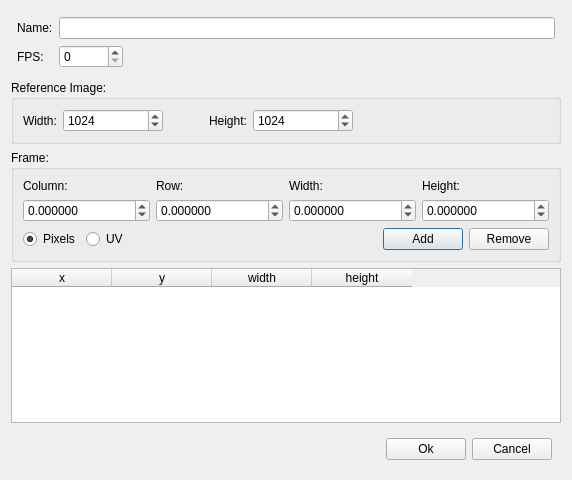
<?xml version="1.0" encoding="UTF-8"?>
<ui version="4.0">
 <class>SequenceWindow</class>
 <widget class="QDialog" name="SequenceWindow">
  <property name="geometry">
   <rect>
    <x>0</x>
    <y>0</y>
    <width>572</width>
    <height>480</height>
   </rect>
  </property>
  <property name="windowTitle">
   <string>Sequence</string>
  </property>
  <property name="windowIcon">
   <iconset resource="MagicGameEditor.qrc">
    <normaloff>:/MagicGameEditor/Icons/magic3d.ico</normaloff>:/MagicGameEditor/Icons/magic3d.ico</iconset>
  </property>
  <property name="modal">
   <bool>true</bool>
  </property>
  <layout class="QVBoxLayout" name="verticalLayout">
   <item>
    <widget class="QWidget" name="widget_4" native="true">
     <layout class="QGridLayout" name="gridLayout_2">
      <property name="leftMargin">
       <number>6</number>
      </property>
      <property name="topMargin">
       <number>6</number>
      </property>
      <property name="rightMargin">
       <number>6</number>
      </property>
      <property name="bottomMargin">
       <number>6</number>
      </property>
      <item row="1" column="0">
       <widget class="QLabel" name="label_2">
        <property name="text">
         <string>FPS:</string>
        </property>
       </widget>
      </item>
      <item row="0" column="3">
       <widget class="QLineEdit" name="txtName"/>
      </item>
      <item row="0" column="0">
       <widget class="QLabel" name="label">
        <property name="text">
         <string>Name:</string>
        </property>
       </widget>
      </item>
      <item row="1" column="3">
       <widget class="QWidget" name="widget_5" native="true">
        <layout class="QHBoxLayout" name="horizontalLayout">
         <property name="leftMargin">
          <number>0</number>
         </property>
         <property name="topMargin">
          <number>0</number>
         </property>
         <property name="rightMargin">
          <number>0</number>
         </property>
         <property name="bottomMargin">
          <number>0</number>
         </property>
         <item>
          <widget class="QSpinBox" name="txtFPS">
           <property name="minimumSize">
            <size>
             <width>64</width>
             <height>0</height>
            </size>
           </property>
           <property name="maximum">
            <number>999</number>
           </property>
          </widget>
         </item>
         <item>
          <spacer name="horizontalSpacer_5">
           <property name="orientation">
            <enum>Qt::Horizontal</enum>
           </property>
           <property name="sizeHint" stdset="0">
            <size>
             <width>40</width>
             <height>20</height>
            </size>
           </property>
          </spacer>
         </item>
        </layout>
       </widget>
      </item>
     </layout>
    </widget>
   </item>
   <item>
    <widget class="QGroupBox" name="pnlReference">
     <property name="title">
      <string>Reference Image:</string>
     </property>
     <layout class="QHBoxLayout" name="horizontalLayout_3">
      <property name="leftMargin">
       <number>9</number>
      </property>
      <property name="topMargin">
       <number>9</number>
      </property>
      <property name="rightMargin">
       <number>9</number>
      </property>
      <property name="bottomMargin">
       <number>9</number>
      </property>
      <item>
       <widget class="QLabel" name="label_7">
        <property name="layoutDirection">
         <enum>Qt::RightToLeft</enum>
        </property>
        <property name="text">
         <string>Width:</string>
        </property>
       </widget>
      </item>
      <item>
       <widget class="QSpinBox" name="txtImgWidth">
        <property name="minimumSize">
         <size>
          <width>100</width>
          <height>0</height>
         </size>
        </property>
        <property name="maximumSize">
         <size>
          <width>100</width>
          <height>16777215</height>
         </size>
        </property>
        <property name="maximum">
         <number>9999</number>
        </property>
        <property name="value">
         <number>1024</number>
        </property>
       </widget>
      </item>
      <item>
       <spacer name="horizontalSpacer_4">
        <property name="orientation">
         <enum>Qt::Horizontal</enum>
        </property>
        <property name="sizeType">
         <enum>QSizePolicy::Minimum</enum>
        </property>
        <property name="sizeHint" stdset="0">
         <size>
          <width>40</width>
          <height>20</height>
         </size>
        </property>
       </spacer>
      </item>
      <item>
       <widget class="QLabel" name="label_8">
        <property name="layoutDirection">
         <enum>Qt::RightToLeft</enum>
        </property>
        <property name="text">
         <string>Height:</string>
        </property>
       </widget>
      </item>
      <item>
       <widget class="QSpinBox" name="txtImgHeight">
        <property name="minimumSize">
         <size>
          <width>100</width>
          <height>0</height>
         </size>
        </property>
        <property name="maximumSize">
         <size>
          <width>100</width>
          <height>16777215</height>
         </size>
        </property>
        <property name="maximum">
         <number>9999</number>
        </property>
        <property name="value">
         <number>1024</number>
        </property>
       </widget>
      </item>
      <item>
       <spacer name="horizontalSpacer_2">
        <property name="orientation">
         <enum>Qt::Horizontal</enum>
        </property>
        <property name="sizeHint" stdset="0">
         <size>
          <width>40</width>
          <height>20</height>
         </size>
        </property>
       </spacer>
      </item>
     </layout>
    </widget>
   </item>
   <item>
    <widget class="QGroupBox" name="groupBox_2">
     <property name="title">
      <string>Frame:</string>
     </property>
     <layout class="QVBoxLayout" name="verticalLayout_2">
      <property name="leftMargin">
       <number>9</number>
      </property>
      <property name="topMargin">
       <number>9</number>
      </property>
      <property name="rightMargin">
       <number>9</number>
      </property>
      <property name="bottomMargin">
       <number>9</number>
      </property>
      <item>
       <widget class="QWidget" name="widget" native="true">
        <layout class="QGridLayout" name="gridLayout">
         <property name="leftMargin">
          <number>0</number>
         </property>
         <property name="topMargin">
          <number>0</number>
         </property>
         <property name="rightMargin">
          <number>0</number>
         </property>
         <property name="bottomMargin">
          <number>0</number>
         </property>
         <item row="0" column="0">
          <widget class="QLabel" name="lblX">
           <property name="text">
            <string>Column:</string>
           </property>
          </widget>
         </item>
         <item row="0" column="2">
          <widget class="QLabel" name="lblY">
           <property name="text">
            <string>Row:</string>
           </property>
          </widget>
         </item>
         <item row="0" column="4">
          <widget class="QLabel" name="lblWidth">
           <property name="text">
            <string>Width:</string>
           </property>
          </widget>
         </item>
         <item row="0" column="6">
          <widget class="QLabel" name="lblHeight">
           <property name="text">
            <string>Height:</string>
           </property>
          </widget>
         </item>
         <item row="1" column="0">
          <widget class="QDoubleSpinBox" name="txtX">
           <property name="decimals">
            <number>6</number>
           </property>
           <property name="minimum">
            <double>-9999.000000000000000</double>
           </property>
           <property name="maximum">
            <double>9999.000000000000000</double>
           </property>
          </widget>
         </item>
         <item row="1" column="2">
          <widget class="QDoubleSpinBox" name="txtY">
           <property name="decimals">
            <number>6</number>
           </property>
           <property name="minimum">
            <double>-9999.000000000000000</double>
           </property>
           <property name="maximum">
            <double>9999.000000000000000</double>
           </property>
          </widget>
         </item>
         <item row="1" column="4">
          <widget class="QDoubleSpinBox" name="txtWidth">
           <property name="decimals">
            <number>6</number>
           </property>
           <property name="minimum">
            <double>-9999.000000000000000</double>
           </property>
           <property name="maximum">
            <double>9999.000000000000000</double>
           </property>
          </widget>
         </item>
         <item row="1" column="6">
          <widget class="QDoubleSpinBox" name="txtHeight">
           <property name="decimals">
            <number>6</number>
           </property>
           <property name="minimum">
            <double>-9999.000000000000000</double>
           </property>
           <property name="maximum">
            <double>9999.000000000000000</double>
           </property>
          </widget>
         </item>
        </layout>
       </widget>
      </item>
      <item>
       <widget class="QWidget" name="widget_3" native="true">
        <layout class="QHBoxLayout" name="horizontalLayout_2">
         <property name="leftMargin">
          <number>0</number>
         </property>
         <property name="topMargin">
          <number>0</number>
         </property>
         <property name="rightMargin">
          <number>0</number>
         </property>
         <property name="bottomMargin">
          <number>0</number>
         </property>
         <item>
          <widget class="QRadioButton" name="radioPixels">
           <property name="text">
            <string>Pixels</string>
           </property>
           <property name="checked">
            <bool>true</bool>
           </property>
          </widget>
         </item>
         <item>
          <widget class="QRadioButton" name="radioUV">
           <property name="text">
            <string>UV</string>
           </property>
          </widget>
         </item>
         <item>
          <spacer name="horizontalSpacer">
           <property name="orientation">
            <enum>Qt::Horizontal</enum>
           </property>
           <property name="sizeHint" stdset="0">
            <size>
             <width>40</width>
             <height>20</height>
            </size>
           </property>
          </spacer>
         </item>
         <item>
          <widget class="QPushButton" name="btnAdd">
           <property name="text">
            <string>Add</string>
           </property>
          </widget>
         </item>
         <item>
          <widget class="QPushButton" name="btnRemove">
           <property name="text">
            <string>Remove</string>
           </property>
          </widget>
         </item>
        </layout>
       </widget>
      </item>
     </layout>
    </widget>
   </item>
   <item>
    <widget class="QTableWidget" name="tblFrames">
     <property name="selectionMode">
      <enum>QAbstractItemView::SingleSelection</enum>
     </property>
     <property name="selectionBehavior">
      <enum>QAbstractItemView::SelectRows</enum>
     </property>
     <attribute name="horizontalHeaderDefaultSectionSize">
      <number>100</number>
     </attribute>
     <attribute name="horizontalHeaderMinimumSectionSize">
      <number>100</number>
     </attribute>
     <attribute name="verticalHeaderVisible">
      <bool>true</bool>
     </attribute>
     <attribute name="verticalHeaderDefaultSectionSize">
      <number>25</number>
     </attribute>
     <attribute name="verticalHeaderMinimumSectionSize">
      <number>25</number>
     </attribute>
     <column>
      <property name="text">
       <string>x</string>
      </property>
     </column>
     <column>
      <property name="text">
       <string>y</string>
      </property>
     </column>
     <column>
      <property name="text">
       <string>width</string>
      </property>
     </column>
     <column>
      <property name="text">
       <string>height</string>
      </property>
     </column>
    </widget>
   </item>
   <item>
    <widget class="QWidget" name="widget_2" native="true">
     <layout class="QHBoxLayout" name="horizontalLayout_4">
      <item>
       <spacer name="horizontalSpacer_3">
        <property name="orientation">
         <enum>Qt::Horizontal</enum>
        </property>
        <property name="sizeHint" stdset="0">
         <size>
          <width>40</width>
          <height>20</height>
         </size>
        </property>
       </spacer>
      </item>
      <item>
       <widget class="QPushButton" name="btnOk">
        <property name="text">
         <string>Ok</string>
        </property>
        <property name="autoDefault">
         <bool>false</bool>
        </property>
       </widget>
      </item>
      <item>
       <widget class="QPushButton" name="btnCancel">
        <property name="text">
         <string>Cancel</string>
        </property>
        <property name="autoDefault">
         <bool>false</bool>
        </property>
       </widget>
      </item>
     </layout>
    </widget>
   </item>
  </layout>
  <action name="actionAdd">
   <property name="text">
    <string>Add</string>
   </property>
  </action>
  <action name="actionRemove">
   <property name="text">
    <string>Remove</string>
   </property>
  </action>
  <action name="actionAction_Cancel">
   <property name="text">
    <string>Action Cancel</string>
   </property>
   <property name="toolTip">
    <string>Cancel</string>
   </property>
  </action>
 </widget>
 <tabstops>
  <tabstop>txtName</tabstop>
  <tabstop>txtFPS</tabstop>
  <tabstop>txtImgWidth</tabstop>
  <tabstop>txtImgHeight</tabstop>
  <tabstop>txtX</tabstop>
  <tabstop>txtY</tabstop>
  <tabstop>txtWidth</tabstop>
  <tabstop>txtHeight</tabstop>
  <tabstop>btnAdd</tabstop>
  <tabstop>btnRemove</tabstop>
  <tabstop>radioPixels</tabstop>
  <tabstop>radioUV</tabstop>
  <tabstop>tblFrames</tabstop>
  <tabstop>btnOk</tabstop>
  <tabstop>btnCancel</tabstop>
 </tabstops>
 <resources>
  <include location="MagicGameEditor.qrc"/>
 </resources>
 <connections>
  <connection>
   <sender>btnOk</sender>
   <signal>clicked()</signal>
   <receiver>SequenceWindow</receiver>
   <slot>accept()</slot>
   <hints>
    <hint type="sourcelabel">
     <x>343</x>
     <y>450</y>
    </hint>
    <hint type="destinationlabel">
     <x>239</x>
     <y>239</y>
    </hint>
   </hints>
  </connection>
  <connection>
   <sender>btnCancel</sender>
   <signal>clicked()</signal>
   <receiver>SequenceWindow</receiver>
   <slot>reject()</slot>
   <hints>
    <hint type="sourcelabel">
     <x>424</x>
     <y>450</y>
    </hint>
    <hint type="destinationlabel">
     <x>239</x>
     <y>239</y>
    </hint>
   </hints>
  </connection>
  <connection>
   <sender>btnAdd</sender>
   <signal>clicked()</signal>
   <receiver>actionAdd</receiver>
   <slot>trigger()</slot>
   <hints>
    <hint type="sourcelabel">
     <x>342</x>
     <y>216</y>
    </hint>
    <hint type="destinationlabel">
     <x>-1</x>
     <y>-1</y>
    </hint>
   </hints>
  </connection>
  <connection>
   <sender>btnRemove</sender>
   <signal>clicked()</signal>
   <receiver>actionRemove</receiver>
   <slot>trigger()</slot>
   <hints>
    <hint type="sourcelabel">
     <x>423</x>
     <y>216</y>
    </hint>
    <hint type="destinationlabel">
     <x>-1</x>
     <y>-1</y>
    </hint>
   </hints>
  </connection>
  <connection>
   <sender>SequenceWindow</sender>
   <signal>rejected()</signal>
   <receiver>actionAction_Cancel</receiver>
   <slot>trigger()</slot>
   <hints>
    <hint type="sourcelabel">
     <x>285</x>
     <y>239</y>
    </hint>
    <hint type="destinationlabel">
     <x>-1</x>
     <y>-1</y>
    </hint>
   </hints>
  </connection>
 </connections>
</ui>
